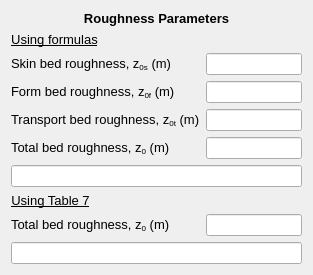
           <widget class="QWidget" name="formLayoutWidget_8">
            <property name="geometry">
             <rect>
              <x>800</x>
              <y>360</y>
              <width>313</width>
              <height>251</height>
             </rect>
            </property>
            <layout class="QFormLayout" name="formLayout_10">
             <item row="0" column="0" colspan="2">
              <widget class="QLabel" name="roughness_lbl_2">
               <property name="font">
                <font>
                 <family>MS Shell Dlg 2</family>
                 <pointsize>10</pointsize>
                 <weight>75</weight>
                 <bold>true</bold>
                </font>
               </property>
               <property name="text">
                <string>&lt;html&gt;&lt;head/&gt;&lt;body&gt;&lt;p align=&quot;center&quot;&gt;Roughness Parameters&lt;/p&gt;&lt;/body&gt;&lt;/html&gt;</string>
               </property>
              </widget>
             </item>
             <item row="1" column="0">
              <widget class="QLabel" name="roughness_lbl_3">
               <property name="font">
                <font>
                 <family>MS Shell Dlg 2</family>
                 <pointsize>10</pointsize>
                 <weight>75</weight>
                 <bold>true</bold>
                </font>
               </property>
               <property name="text">
                <string>&lt;html&gt;&lt;head/&gt;&lt;body&gt;&lt;p align=&quot;center&quot;&gt;&lt;span style=&quot; font-weight:400; text-decoration: underline;&quot;&gt;Using formulas&lt;/span&gt;&lt;/p&gt;&lt;/body&gt;&lt;/html&gt;</string>
               </property>
              </widget>
             </item>
             <item row="2" column="0">
              <widget class="QLabel" name="z0s_Wave_lbl">
               <property name="font">
                <font>
                 <family>MS Shell Dlg 2</family>
                 <pointsize>10</pointsize>
                </font>
               </property>
               <property name="text">
                <string>&lt;html&gt;&lt;head/&gt;&lt;body&gt;&lt;p&gt;Skin bed roughness, z&lt;span style=&quot; vertical-align:sub;&quot;&gt;0s&lt;/span&gt; (m)&lt;/p&gt;&lt;/body&gt;&lt;/html&gt;</string>
               </property>
              </widget>
             </item>
             <item row="2" column="1">
              <widget class="QLineEdit" name="z0s_Wave_txt">
               <property name="readOnly">
                <bool>true</bool>
               </property>
              </widget>
             </item>
             <item row="3" column="0">
              <widget class="QLabel" name="z0f_Wave_lbl">
               <property name="font">
                <font>
                 <family>MS Shell Dlg 2</family>
                 <pointsize>10</pointsize>
                </font>
               </property>
               <property name="text">
                <string>&lt;html&gt;&lt;head/&gt;&lt;body&gt;&lt;p&gt;Form bed roughness, z&lt;span style=&quot; vertical-align:sub;&quot;&gt;0f&lt;/span&gt; (m)&lt;/p&gt;&lt;/body&gt;&lt;/html&gt;</string>
               </property>
              </widget>
             </item>
             <item row="3" column="1">
              <widget class="QLineEdit" name="z0f_Wave_txt">
               <property name="readOnly">
                <bool>true</bool>
               </property>
              </widget>
             </item>
             <item row="4" column="0">
              <widget class="QLabel" name="z0t_Wave_lbl">
               <property name="font">
                <font>
                 <family>MS Shell Dlg 2</family>
                 <pointsize>10</pointsize>
                </font>
               </property>
               <property name="text">
                <string>&lt;html&gt;&lt;head/&gt;&lt;body&gt;&lt;p&gt;Transport bed roughness, z&lt;span style=&quot; vertical-align:sub;&quot;&gt;0t&lt;/span&gt; (m)&lt;/p&gt;&lt;/body&gt;&lt;/html&gt;</string>
               </property>
              </widget>
             </item>
             <item row="4" column="1">
              <widget class="QLineEdit" name="z0t_Wave_txt">
               <property name="readOnly">
                <bool>true</bool>
               </property>
              </widget>
             </item>
             <item row="5" column="0">
              <widget class="QLabel" name="z0Total_Wave_lbl">
               <property name="font">
                <font>
                 <family>MS Shell Dlg 2</family>
                 <pointsize>10</pointsize>
                </font>
               </property>
               <property name="text">
                <string>&lt;html&gt;&lt;head/&gt;&lt;body&gt;&lt;p&gt;Total bed roughness, z&lt;span style=&quot; vertical-align:sub;&quot;&gt;0&lt;/span&gt; (m)&lt;/p&gt;&lt;/body&gt;&lt;/html&gt;</string>
               </property>
              </widget>
             </item>
             <item row="5" column="1">
              <widget class="QLineEdit" name="z0Total_Wave_txt">
               <property name="readOnly">
                <bool>true</bool>
               </property>
              </widget>
             </item>
             <item row="6" column="0" colspan="2">
              <widget class="QLineEdit" name="flowConditionZ0_txt">
               <property name="font">
                <font>
                 <family>MS Shell Dlg 2</family>
                 <weight>75</weight>
                 <bold>true</bold>
                </font>
               </property>
               <property name="readOnly">
                <bool>true</bool>
               </property>
              </widget>
             </item>
             <item row="7" column="0">
              <widget class="QLabel" name="roughness_lbl_4">
               <property name="font">
                <font>
                 <family>MS Shell Dlg 2</family>
                 <pointsize>10</pointsize>
                 <weight>75</weight>
                 <bold>true</bold>
                </font>
               </property>
               <property name="text">
                <string>&lt;html&gt;&lt;head/&gt;&lt;body&gt;&lt;p align=&quot;center&quot;&gt;&lt;span style=&quot; font-weight:400; text-decoration: underline;&quot;&gt;Using Table 7&lt;/span&gt;&lt;/p&gt;&lt;/body&gt;&lt;/html&gt;</string>
               </property>
              </widget>
             </item>
             <item row="8" column="0">
              <widget class="QLabel" name="z0Table_Wave_lbl">
               <property name="font">
                <font>
                 <family>MS Shell Dlg 2</family>
                 <pointsize>10</pointsize>
                </font>
               </property>
               <property name="text">
                <string>&lt;html&gt;&lt;head/&gt;&lt;body&gt;&lt;p&gt;Total bed roughness, z&lt;span style=&quot; vertical-align:sub;&quot;&gt;0&lt;/span&gt; (m)&lt;/p&gt;&lt;/body&gt;&lt;/html&gt;</string>
               </property>
              </widget>
             </item>
             <item row="8" column="1">
              <widget class="QLineEdit" name="z0Table_Wave_txt">
               <property name="readOnly">
                <bool>true</bool>
               </property>
              </widget>
             </item>
             <item row="9" column="0" colspan="2">
              <widget class="QLineEdit" name="flowConditionTable_txt">
               <property name="font">
                <font>
                 <family>MS Shell Dlg 2</family>
                 <weight>75</weight>
                 <bold>true</bold>
                </font>
               </property>
               <property name="readOnly">
                <bool>true</bool>
               </property>
              </widget>
             </item>
            </layout>
           </widget>
